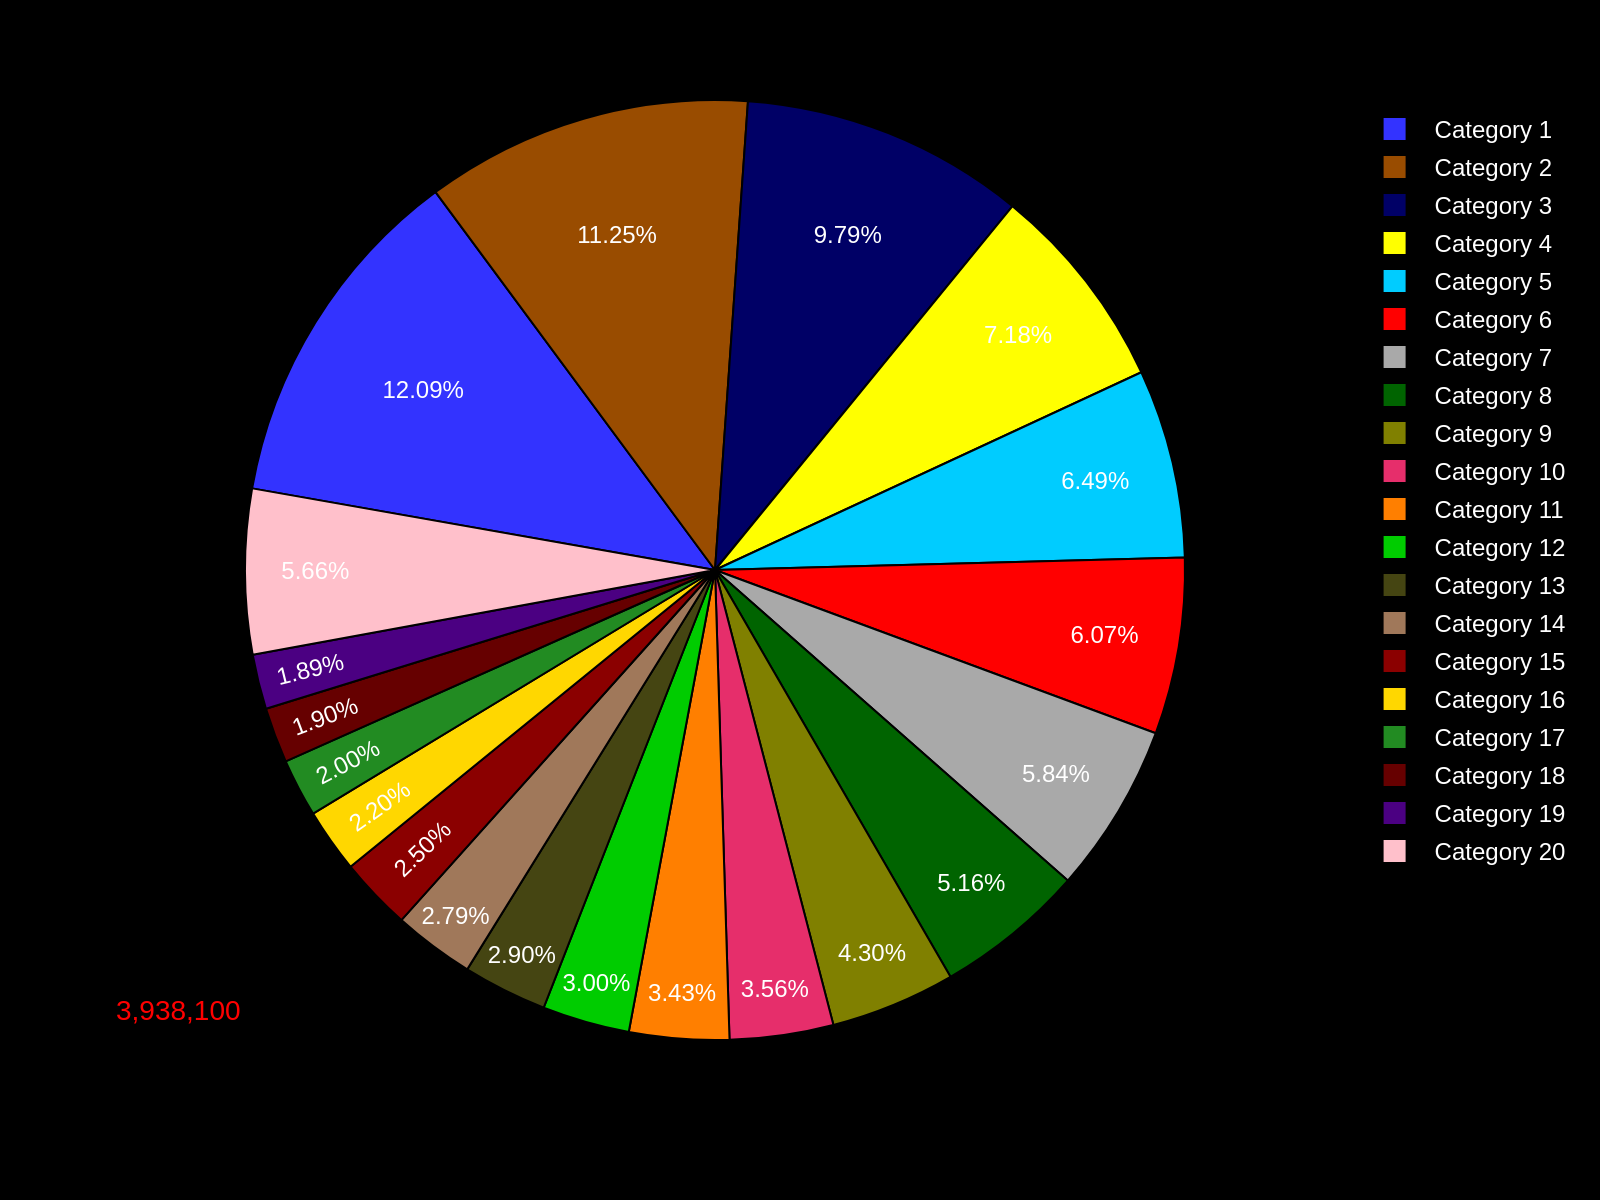

Source code (Python):
import sys
import json
import os
import plotly.graph_objects as go

def main():
    """
    Main function to generate a chart from a JSON file.
    """
    if len(sys.argv) != 2:
        print("Usage: python generate_chart.py <path_to_json_file>")
        sys.exit(1)

    json_path = sys.argv[1]

    try:
        with open(json_path, 'r', encoding='utf-8') as f:
            config = json.load(f)
    except FileNotFoundError:
        print(f"Error: JSON file not found at {json_path}")
        sys.exit(1)
    except json.JSONDecodeError:
        print(f"Error: Could not decode JSON from {json_path}")
        sys.exit(1)

    chart_data = config.get('chart_data', [])
    texts = config.get('texts', {})
    colors = config.get('colors', [])

    labels = [item['label'] for item in chart_data]
    values = [item['value'] for item in chart_data]

    fig = go.Figure()

    fig.add_trace(go.Pie(
        labels=labels,
        values=values,
        marker=dict(colors=colors, line=dict(color='black', width=1)),
        textinfo='percent',
        texttemplate='%{value:.2f}%',
        insidetextfont=dict(color='white', size=12, family="Arial"),
        hoverinfo='label+percent',
        sort=False,
        direction='clockwise',
        rotation=-80
    ))

    fig.update_layout(
        showlegend=True,
        paper_bgcolor='black',
        plot_bgcolor='black',
        font=dict(family="Arial", color='white'),
        legend=dict(
            font=dict(family="Arial", color='white')
        ),
        margin=dict(l=50, r=50, t=50, b=80),
        annotations=[
            dict(
                text=texts.get('note', ''),
                align='left',
                showarrow=False,
                xref="paper",
                yref="paper",
                x=0.01,
                y=0.01,
                font=dict(color='red', size=14, family="Arial"),
                xanchor='left',
                yanchor='bottom'
            )
        ]
    )

    filename_base = os.path.splitext(os.path.basename(json_path))[0]
    output_filename = f"{filename_base}.png"

    fig.write_image(output_filename, scale=2, width=800, height=600)
    print(f"Chart saved to {output_filename}")

if __name__ == "__main__":
    main()
